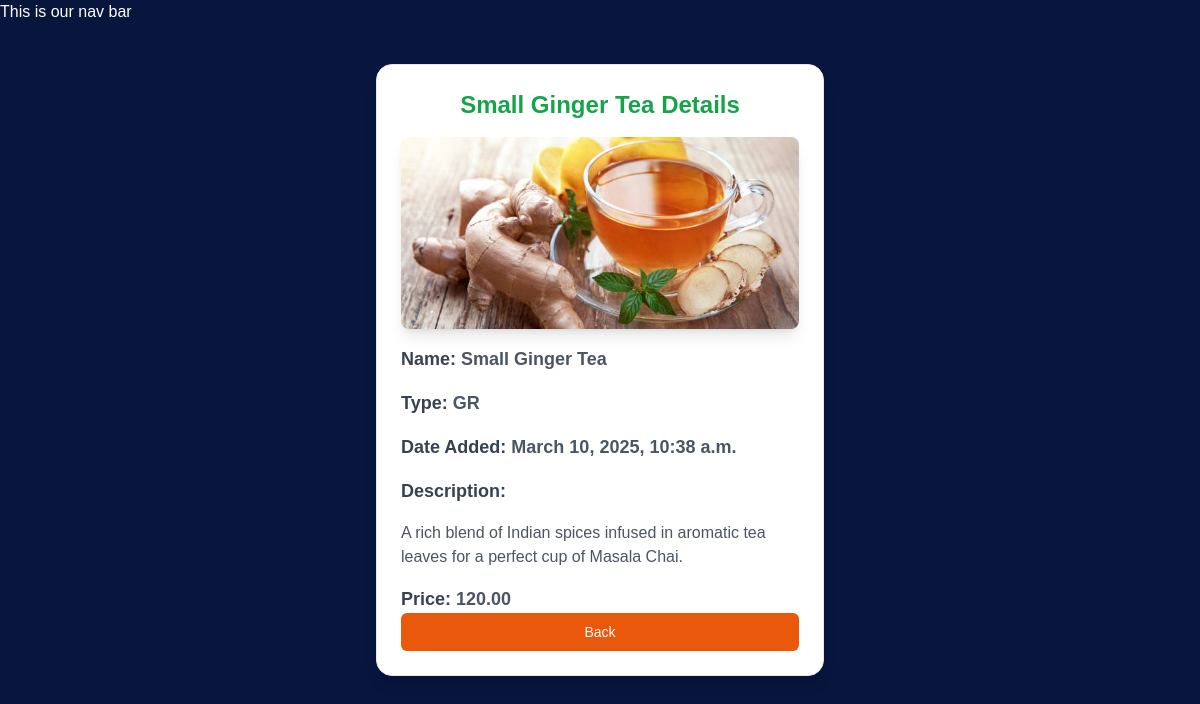
Page /chai/1/ on the committed database.
### chai/models.py (models this page shows, shortened)
class ChaiVarity(models.Model):
    CHAI_TYPE_CHOICE = [
        ('ML', 'MASALA'),
        ('GR', 'GINGER'),
        ('KL', 'KIWI'),
        ('PL', 'PLAIN'),
        ('EL', 'ELAICHI'),
        ('GT', 'GREEN TEA'),
        ('WC', 'WHITE COFFIE'),
        ('MT', 'MATKA CHAI'),
        ('TD', 'TANDOORI CHAI'),
    ]
    name = models.CharField(max_length=100)
    image = models.ImageField(upload_to='chais/')
    date_added = models.DateTimeField(default=timezone.now)
    type = models.CharField(max_length=2, choices=CHAI_TYPE_CHOICE)
    description = models.TextField(default='')
    price = models.DecimalField(max_digits=5, decimal_places=2, default=50.00)

### chai/views.py (the view)
# urls.py: path('<int:chai_id>/',views.chai_detail, name='chai_detail'), # /chai/<int>
def chai_detail(request, chai_id):
    chai = get_object_or_404(ChaiVarity, pk = chai_id)
    return render(request, 'chai/chai_detail.html', {'chai' : chai})

### chai/templates/chai/chai_detail.html (shortened to what this page needs)
{% extends "layout.html" %}
{% block content %}
<div class="max-w-md mx-auto bg-white shadow-lg rounded-2xl overflow-hidden border border-gray-200 p-6 mt-10">
    <h2 class="text-2xl font-bold text-center text-green-600 mb-4">{{chai.name}} Details</h2>
    <div class="space-y-4">
        <img class="rounded-lg shadow-lg w-full h-48 object-cover" src="{{ chai.image.url }}" alt="Chai Image">
        <p class="text-lg font-semibold text-gray-700">Name: <span class="text-gray-600">{{chai.name}}</span></p>
        <p class="text-lg font-semibold text-gray-700">Type: <span class="text-gray-600">{{chai.type}}</span></p>
        <p class="text-lg font-semibold text-gray-700">Date Added: <span class="text-gray-600">{{chai.date_added}}</span></p>
        <p class="text-lg font-semibold text-gray-700">Description:</p>
        <p class="text-gray-600">{{chai.description}}</p>
        <p class="text-lg font-semibold text-gray-700">Price: <span class="text-gray-600">{{chai.price}}</span></p>
    </div>
    <a href="{% url 'all_chai' %}">
        <button
        type="button"
        class="inline-flex w-[100%] items-center justify-center px-4 py-2 border border-transparent text-sm font-medium rounded-md text-white bg-orange-600  hover:bg-orange-700 focus:outline-none focus:ring-2 focus:ring-offset-2 focus:ring-orange-500">Back</button>
    </a>
</div>
{% endblock %}

### static/css/style.css (style rules this page uses)
body { background-color: #08153d; font-family: Arial, sans-serif; color: #fff; }
h1,h2 { text-align: center; font-size: 2em; }

### rows in the picture
ChaiVarity: name "Small Ginger Tea", image (picture), type "GR", date_added "March 10, 2025, 10:38 a.m.", description "A rich blend of Indian spices infused in aromatic tea leaves for a perfect cup of Masala Chai.", price "120.00"
